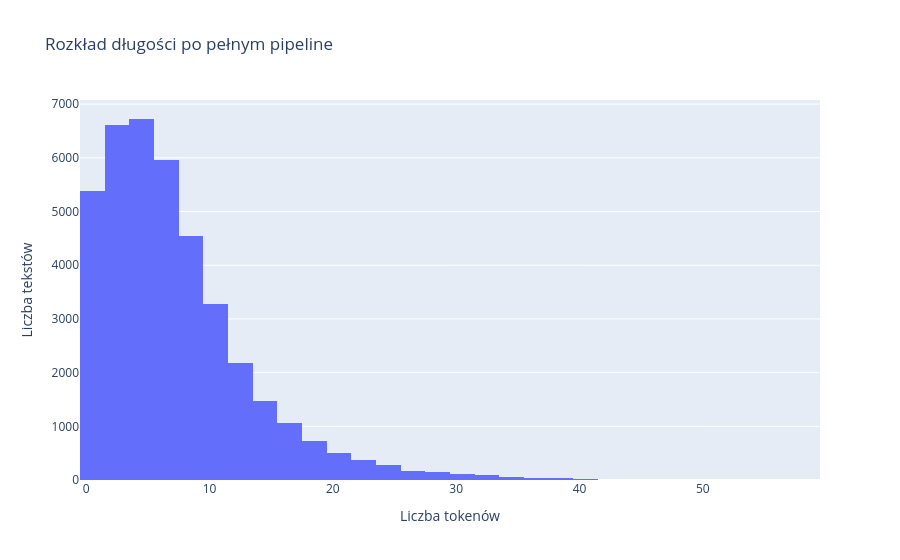

Notebook source saved alongside this figure:
### Markdown cell above
### Rozkład długości po pełnym pipeline

### Code cell
df["final_words"] = df["masked"].str.split().str.len()
fig = px.histogram(df, x="final_words", nbins=50, 
                   title="Rozkład długości po pełnym pipeline",
                   labels={"final_words": "Liczba tokenów"})
fig.update_yaxes(title_text="Liczba tekstów")
fig.show()

print(df["final_words"].describe())
print(f"\n95 percentyl: {df['final_words'].quantile(0.95)}")
print(f"99 percentyl: {df['final_words'].quantile(0.99)}")

### Figure 1 — Plotly figure (JSON) as saved in the notebook; plotly's stock layout.template omitted (floating-point values rounded to 4 significant figures; data arrays with more than 128 entries replaced by an {"elided": "..."} marker saying what was removed)
{"data": [{"bingroup": "x", "hovertemplate": "Liczba tokenów=%{x}<br>count=%{y}<extra></extra>", "legendgroup": "", "marker": {"color": "#636efa", "pattern": {"shape": ""}}, "name": "", "nbinsx": 50, "orientation": "v", "showlegend": false, "type": "histogram", "x": {"elided": "39817 int values"}, "xaxis": "x", "yaxis": "y"}], "layout": {"barmode": "relative", "legend": {"tracegroupgap": 0}, "title": {"text": "Rozkład długości po pełnym pipeline"}, "xaxis": {"anchor": "y", "domain": [0, 1], "title": {"text": "Liczba tokenów"}}, "yaxis": {"anchor": "x", "domain": [0, 1], "title": {"text": "Liczba tekstów"}}}}
